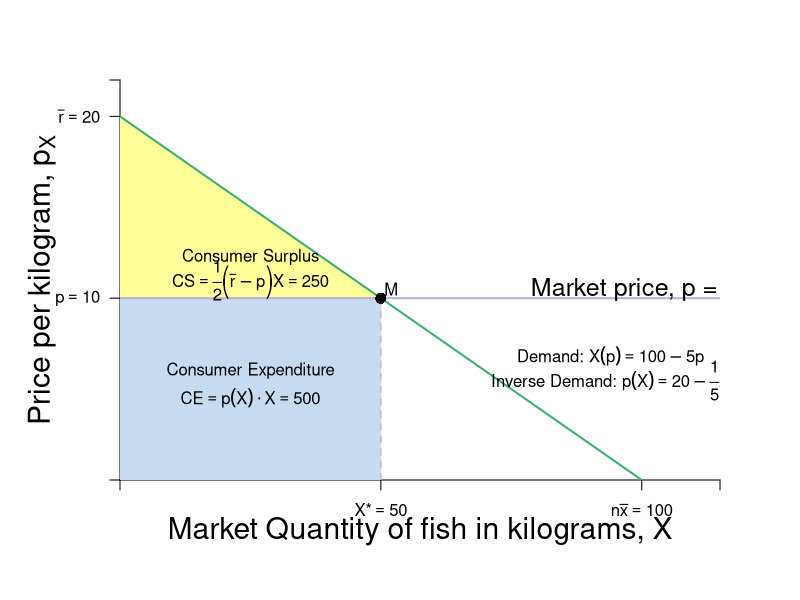

This chart was generated by the following R code:
require(shape)
pdf(file = "indmarketdemand/consumersurplus_market.pdf", width = 9, height = 7)

#Set parameters for graphics
pointsize <- 1.8
axislabelsize <- 1.8
labelsize <- 1.5
namesize <- 1.8
annotatesize <- 1.5
graphlinewidth <- 2
segmentlinewidth <- 1.5


COL <- c("#7fc97f", "#beaed4", "#fdc086", "#ffff99", "#386cb0", "#f0027f", "#bf5b17", "#666666")
COLA <- c("#e0f3db", "#99d8c9","#66c2a4","#41ae76", "#238b45", "#005824")
COLB <- c("#c6dbef", "#4eb3d3", "#2b8cbe", "#0868ac","#084081")

par(mar =  c(6, 6, 4, 4))

MarketD <- function(x, rmax = 20, xmax = 10, n = 10) {
  rmax - (rmax/(n*xmax))*x
}

mrsA <- function(x, rmax = 20, xmax = 10) {
  rmax - (rmax/xmax)*x
}

# uA <- function(x, y, rmax, rmax = 20, xmax = 10) {
#   y + rmax*x - (1/2)(rmax/xmax)*x^2
# }

xlims <- c(0, 115)
ylims <- c(0, 22)

npts <- 501 
x <- seq(xlims[1], xlims[2], length.out = npts)
y <- seq(ylims[1], ylims[2], length.out = npts) 
a <- c(46.08, 55, 64)
b <- c(46.08, 55, 64)

plot(0, 0, xlim = xlims, ylim = ylims, type = "n",
     xlab = expression(paste("")),
     ylab = expression(paste("")), 
     xaxt = "n", 
     yaxt = "n", 
     cex.lab = axislabelsize, 
     bty = "n",
     xaxs="i", 
     yaxs="i")

# ticksy <- seq(from = 0, to = ylims[2], by = 2)
# ylabels <- seq(from = 0, to = ylims[2], by = 2)
# ticksx <- seq(from = 0, to = xlims[2], by = 2)
# xlabels <- seq(from = 0, to = xlims[2], by = 2)
ticksy <- c(0, 10, 20, ylims[2])
ylabels <- c(NA, expression(paste(p == 10)), expression(paste(bar(r) == 20)), NA)
ticksx <- c(0, 50, 100, xlims[2])
xlabels <- c(NA, expression(paste(X,"*") == 50), expression(paste(n*bar(x)==100)), NA)

axis(1, at = ticksx, pos = 0, labels = xlabels)
axis(2, at = ticksy, pos = 0, labels = ylabels, las = 1)

npts <- 500 
xx1 <- seq(xlims[1], xlims[2], length.out = npts)

xpoly <- c(0, 50, 0)
ypoly <- c(10, 10, 20)
polygon(x = xpoly, y = ypoly, col = COL[4], density=NULL, border = NA)

xpoly3 <- c(0, 50, 50, 0, 0)
ypoly3 <- c(0, 0, 10, 10, 0)
polygon(x = xpoly3, y = ypoly3, col = COLB[1], density=NULL, border = NA)


#Lines for mrs graph
lines(xx1, MarketD(xx1, rmax = 20, xmax = 10, n = 10), col = COLA[4], lwd = graphlinewidth)
#lines(xx1, mrsA(xx1, rmax = 20, xmax = 10), col = COLA[4], lwd = graphlinewidth)

segments(0, 10, xlims[2], 10, lty = 1, col = COL[2] , lwd = graphlinewidth)
segments(50, 0, 50, 10, lty = 2, col = "gray" , lwd = segmentlinewidth)

#Label axes
mtext(expression(paste("Market Quantity of fish in kilograms, ", X)), side=1, line = 2.5, cex = axislabelsize)
text(-15, 0.5*ylims[2], expression(paste("Price per kilogram, ", p[X])), xpd = TRUE, cex = axislabelsize, srt = 90) 

points(50, 10, pch = 16, col = "black", cex = 1.5)
text(52, 10.5, expression(M))

#segments(4.11765, 6.17647, 5.88, 8.88, lty = 1, col = COL[2] , lwd = graphlinewidth)
text(100, 10.5, expression("Market price, p = 10"), cex = labelsize)
#text(7.3, 2.5, expression("Curve"))
#Arrows(7.3, 3.5, 7.3, 6.1, col = "black", lty = 1, lwd = 2, arr.type = "triangle", arr.lwd = 0.5)

#Label the iso-welfare functions for the HG, Aisha
# text(3.8, 1.5, expression(u[1]^A))
# text(4.6, 1.5, expression(u[2]^A))
# text(5.5, 1.5, expression(u[3]^A))
#text(6.6, 8.3, expression(u[4]^A))


#Label the indifference curves for the HG, Betty
# text(7.6, 17, expression(u[1]^B))
# text(6.75, 17, expression(u[2]^B))
# text(6, 17, expression(u[3]^B))
#text(3.4, 6.9, expression(v[4]^B))

#Label mrs function
text(94, 6.8, expression(paste("Demand: ", X(p) == 100 - 5*p)))
text(94, 5.5, expression(paste("Inverse Demand: ", p(X) == 20 - frac(1,5)*X)))
#Arrows(10, 7.5, 10, 5, col = "black", lty = 1, lwd = 2, arr.type = "triangle", arr.lwd = 0.5)

#Label satiation
#text(20, 3.5, expression(paste(bar(x) == "Point")))
#text(20, 3, expression(paste("of Satiation")))
#Arrows(20, 2.5, 20, 0.5, col = "black", lty = 1, lwd = 2, arr.type = "triangle", arr.lwd = 0.5)

#Label highest willingness to pay
#text(5, 10, expression("Consumer Surplus"))
#text(5, 9, expression(paste(CS==frac(1, 2)*bgroup("(",bar(r) - p,")")*x)))
#Arrows(5, 8.5, 5, 6, col = "black", lty = 1, lwd = 2, arr.type = "triangle", arr.lwd = 0.5)

#Label highest willingness to pay
text(25, 12.25, expression("Consumer Surplus"))
text(25, 11, expression(paste(CS==frac(1, 2)*bgroup("(",bar(r) - p,")")*X, phantom()== 250)))
#text(15, 11.5, expression(paste(CS==frac(1, 2)*bgroup("(",20 - 10,")")*50, phantom()== 250)))
#Arrows(25, 15, 25, 12, col = "black", lty = 1, lwd = 2, arr.type = "triangle", arr.lwd = 0.5)

#Label consumer expenditure
text(25, 6, expression("Consumer Expenditure"))
text(25, 4.5, expression(paste(CE==p(X)%.%X, phantom() == 500)))

dev.off()
